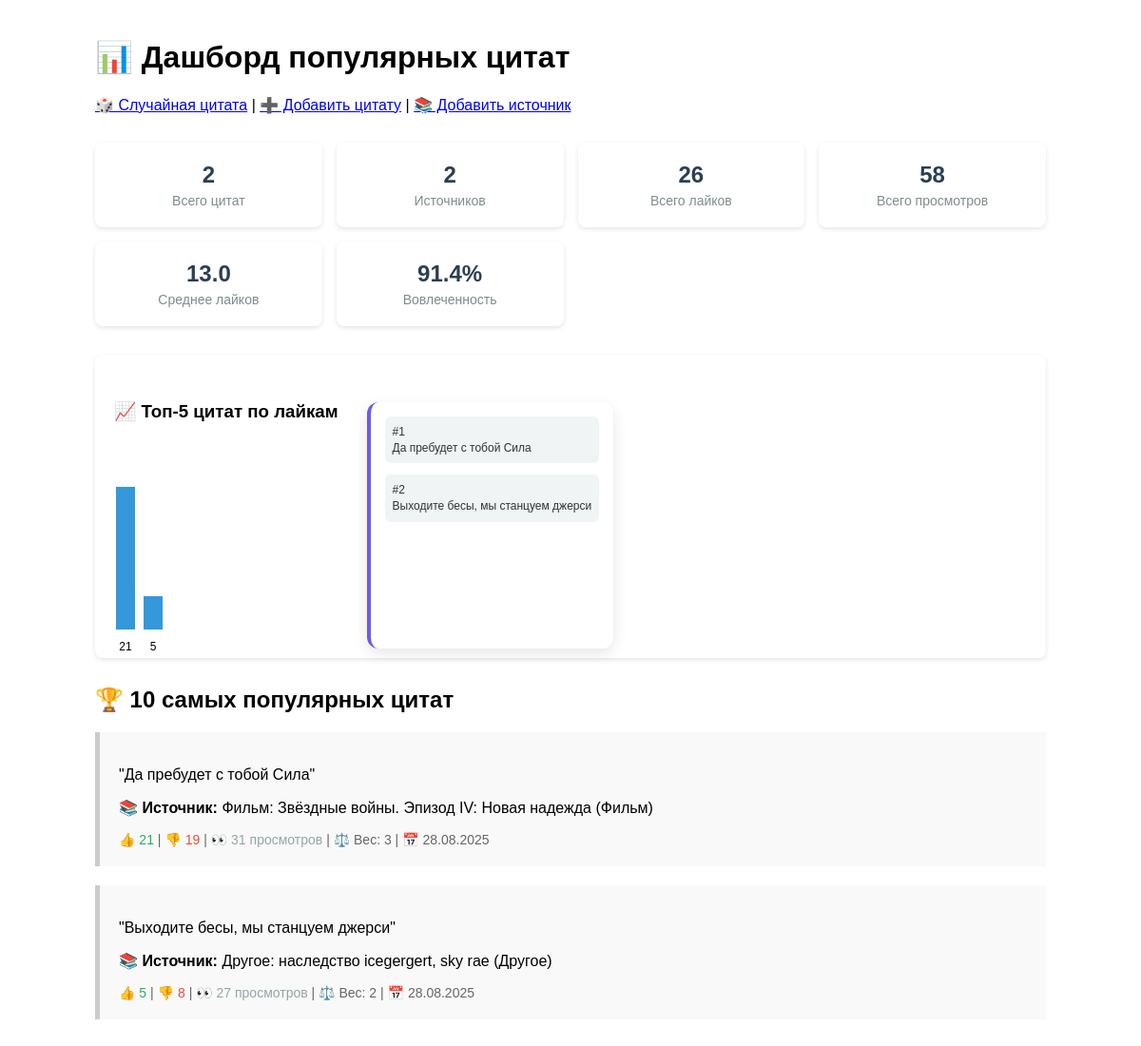
Page /popular/ on the committed database.
### quotes/models.py (models this page shows, shortened)
class Quote(models.Model):
    text = models.TextField(verbose_name="Текст цитаты")
    source = models.ForeignKey(Source, on_delete=models.CASCADE, related_name='quotes')
    weight = models.IntegerField(default=1, verbose_name="Вес")
    views_count = models.IntegerField(default=0, verbose_name="Количество просмотров")
    likes = models.IntegerField(default=0, verbose_name="Лайки")
    dislikes = models.IntegerField(default=0, verbose_name="Дизлайки")
    voted_ips = models.JSONField(default=list, blank=True, verbose_name="Проголосовавшие IP")
    created_at = models.DateTimeField(auto_now_add=True)
    class Meta:
        unique_together = ['text', 'source']

class Source(models.Model):
    TYPE_CHOICES = [
        ('movie', 'Фильм'),
        ('book', 'Книга'),
        ('other', 'Другое'),
    ]
    title = models.CharField(max_length=200, verbose_name="Название")
    type = models.CharField(max_length=10, choices=TYPE_CHOICES, verbose_name="Тип")
    year = models.IntegerField(null=True, blank=True, verbose_name="Год")
    class Meta:
        unique_together = ['title', 'type']
    def __str__(self):
        return f"{self.get_type_display()}: {self.title}"

### quotes/views.py (the view)
# urls.py: path('popular/', views.popular_quotes, name='popular_quotes'),
def popular_quotes(request):
    print("=== DEBUG: popular_quotes view called ===")
    source_type = request.GET.get('type', 'all')
    sort_by = request.GET.get('sort', 'likes')
    quotes = Quote.objects.all()
    print(f"DEBUG: Initial quotes count: {quotes.count()}")
    if source_type != 'all':
        quotes = quotes.filter(source__type=source_type)
        print(f"DEBUG: After filtering by {source_type}: {quotes.count()}")
    if sort_by == 'views':
        quotes = quotes.order_by('-views_count')[:10]
    elif sort_by == 'ratio':
        quotes = quotes.annotate(
            total_reactions=F('likes') + F('dislikes')
        ).filter(total_reactions__gt=0).annotate(
            like_ratio=100.0 * F('likes') / F('total_reactions')
        ).order_by('-like_ratio')[:10]
    else:
        quotes = quotes.order_by('-likes')[:10]
    print(f"DEBUG: Final quotes count: {quotes.count()}")
    for quote in quotes:
        total_reactions = quote.likes + quote.dislikes
        quote.like_ratio = (quote.likes / total_reactions * 100) if total_reactions > 0 else 0
    total_quotes = Quote.objects.count()
    total_sources = Source.objects.count()
    total_likes = Quote.objects.aggregate(total=Sum('likes'))['total'] or 0
    total_views = Quote.objects.aggregate(total=Sum('views_count'))['total'] or 0
    avg_likes = Quote.objects.aggregate(avg=Avg('likes'))['avg'] or 0
    print(f"DEBUG: Stats - quotes: {total_quotes}, sources: {total_sources}, likes: {total_likes}")
    total_dislikes = Quote.objects.aggregate(total=Sum('dislikes'))['total'] or 0
    total_reactions = total_likes + total_dislikes
    engagement_rate = (total_reactions / total_views * 100) if total_views > 0 else 0
    top_5_quotes = list(Quote.objects.order_by('-likes')[:5])
    max_likes = top_5_quotes[0].likes if top_5_quotes else 1
    print(f"DEBUG: Top 5 quotes count: {len(top_5_quotes)}")
    for quote in top_5_quotes:
        quote.bar_height = (quote.likes / max_likes) * 150
    context = {
        'quotes': quotes,
        'total_quotes': total_quotes,
        'total_sources': total_sources,
        'total_likes': total_likes,
        'total_views': total_views,
        'avg_likes': avg_likes,
        'engagement_rate': engagement_rate,
        'top_5_quotes': top_5_quotes,
    }
    print("DEBUG: Context prepared, rendering template...")
    return render(request, 'quotes/popular_quotes.html', context)

### quotes/templates/quotes/popular_quotes.html (shortened to what this page needs)
<!DOCTYPE html>
<html>
<head>
</head>
<body>
    <h1>📊 Дашборд популярных цитат</h1>
    <div class="nav">
        <a href="{% url 'random_quote' %}">🎲 Случайная цитата</a> |
        <a href="{% url 'add_quote' %}">➕ Добавить цитату</a> |
        <a href="{% url 'add_source' %}">📚 Добавить источник</a>
    </div>
    <div class="dashboard">
        <div class="stat-card">
            <div class="stat-number">{{ total_quotes }}</div>
            <div class="stat-label">Всего цитат</div>
        </div>
        <div class="stat-card">
            <div class="stat-number">{{ total_sources }}</div>
            <div class="stat-label">Источников</div>
        </div>
        <div class="stat-card">
            <div class="stat-number">{{ total_likes }}</div>
            <div class="stat-label">Всего лайков</div>
        </div>
        <div class="stat-card">
            <div class="stat-number">{{ total_views }}</div>
            <div class="stat-label">Всего просмотров</div>
        </div>
        <div class="stat-card">
            <div class="stat-number">{{ avg_likes|floatformat:1 }}</div>
            <div class="stat-label">Среднее лайков</div>
        </div>
        <div class="stat-card">
            <div class="stat-number">{{ engagement_rate|floatformat:1 }}%</div>
            <div class="stat-label">Вовлеченность</div>
        </div>
    </div>
<div class="chart-container">
    <div class="chart_container__info">
        <h3>📈 Топ-5 цитат по лайкам</h3>
        <div class="bar-chart">
            {% for quote in top_5_quotes %}
            <div class="bar" style="height: {{ quote.bar_height }}px;" title="{{ quote.text|truncatewords:5 }}">
                <div class="bar-label">{{ quote.likes }}</div>
            </div>
            {% endfor %}
        </div>
    </div>
    <div class="quote-labels">
        {% for quote in top_5_quotes %}
        <div class="quote-label">
            #{{ forloop.counter }}<br>
            {{ quote.text|truncatewords:6}}
        </div>
        {% endfor %}
    </div>
</div>
    <h2>🏆 10 самых популярных цитат</h2>
    {% if quotes %}
        {% for quote in quotes %}
        <div class="quote">
            <p>"{{ quote.text }}"</p>
            <p><strong>📚 Источник:</strong> {{ quote.source }} ({{ quote.source.get_type_display }})</p>
            <div class="stats">
                <span class="positive">👍 {{ quote.likes }}</span> |
                <span class="negative">👎 {{ quote.dislikes }}</span> |
                <span class="neutral">👀 {{ quote.views_count }} просмотров</span> |
                <span>⚖️ Вес: {{ quote.weight }}</span> |
                <span>📅 {{ quote.created_at|date:"d.m.Y" }}</span>
            </div>
        </div>
        {% endfor %}
    {% else %}
        <p>Пока нет цитат. <a href="{% url 'add_quote' %}">Добавьте первую!</a></p>
    {% endif %}
</body>
</html>

### quotes/templates/quotes/popular_quotes.html (style rules this page uses)
body { font-family: Arial, sans-serif; max-width: 1000px; margin: 0 auto; padding: 20px; }
.quote { background: #f9f9f9; padding: 20px; margin: 20px 0; border-left: 5px solid #ccc; }
.quote-labels { position: relative; top: 20px; right: 20px; background: rgba(255, 255, 255, 0.95); border-radius: 12px; padding: 15px; box-shadow: 0 5px 15px rgba(0, 0, 0, 0.1); border-left: 4px solid #6c5ce7; }
.quote-label { margin-bottom: 12px; padding: 8px; border-radius: 6px; background-color: rgba(236, 240, 241, 0.7); transition: all 0.3s ease; font-size: 12px; line-height: 1.4; color: #2d3436; }
.nav { margin: 20px 0; }
.stats { color: #666; font-size: 14px; }
.dashboard { display: grid; grid-template-columns: repeat(auto-fit, minmax(200px, 1fr)); gap: 15px; margin: 30px 0; }
.stat-card { background: white; padding: 20px; border-radius: 8px; box-shadow: 0 2px 5px rgba(0,0,0,0.1); text-align: center; }
.stat-number { font-size: 24px; font-weight: bold; color: #2c3e50; }
.stat-label { font-size: 14px; color: #7f8c8d; margin-top: 5px; }
.chart-container { display: flex; gap: 0 50px; margin: 30px 0; background: white; padding: 30px 20px; border-radius: 8px; box-shadow: 0 2px 5px rgba(0,0,0,0.1); }
.bar-chart { display: flex; height: 200px; align-items: flex-end; gap: 5px; }
.bar { background: #3498db; margin: 0 2px; position: relative; min-width: 20px; }
.bar-label { position: absolute; bottom: -25px; left: 50%; transform: translateX(-50%); font-size: 12px; }
.positive { color: #27ae60; }
.negative { color: #e74c3c; }
.neutral { color: #95a5a6; }

### rows in the picture
Quote: likes "21", text "Да пребудет с тобой Сила", source "Фильм: Звёздные войны. Эпизод IV: Новая надежда", source.type "Фильм", dislikes "19", views_count "31", weight "3", created_at "28.08.2025"
Quote: likes "5", text "Выходите бесы, мы станцуем джерси", source "Другое: наследство icegergert, sky rae", source.type "Другое", dislikes "8", views_count "27", weight "2", created_at "28.08.2025"

### other values in the picture
{{ total_quotes }} "2"
{{ total_sources }} "2"
{{ total_likes }} "26"
{{ total_views }} "58"
{{ avg_likes|floatformat:1 }} "13.0"
{{ engagement_rate|floatformat:1 }} "91.4"
